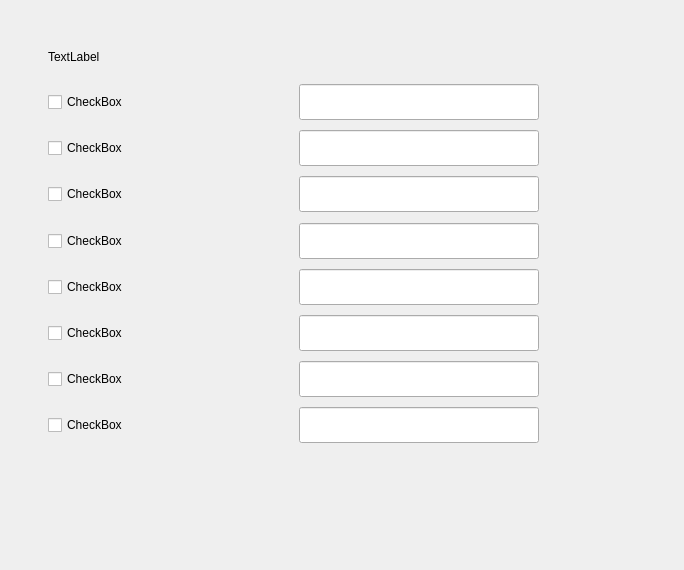
<?xml version="1.0" encoding="UTF-8"?>
<ui version="4.0">
 <class>WritingSettingWidget</class>
 <widget class="QWidget" name="WritingSettingWidget">
  <property name="geometry">
   <rect>
    <x>0</x>
    <y>0</y>
    <width>684</width>
    <height>570</height>
   </rect>
  </property>
  <property name="windowTitle">
   <string>Form</string>
  </property>
  <widget class="QLabel" name="writingLabel">
   <property name="geometry">
    <rect>
     <x>48</x>
     <y>45</y>
     <width>150</width>
     <height>23</height>
    </rect>
   </property>
   <property name="minimumSize">
    <size>
     <width>150</width>
     <height>23</height>
    </size>
   </property>
   <property name="maximumSize">
    <size>
     <width>150</width>
     <height>23</height>
    </size>
   </property>
   <property name="text">
    <string>TextLabel</string>
   </property>
  </widget>
  <widget class="QCheckBox" name="useCursorHotkeyCheckBox">
   <property name="geometry">
    <rect>
     <x>48</x>
     <y>84</y>
     <width>200</width>
     <height>36</height>
    </rect>
   </property>
   <property name="minimumSize">
    <size>
     <width>200</width>
     <height>36</height>
    </size>
   </property>
   <property name="maximumSize">
    <size>
     <width>200</width>
     <height>36</height>
    </size>
   </property>
   <property name="text">
    <string>CheckBox</string>
   </property>
  </widget>
  <widget class="QCheckBox" name="usePencilHotkeyCheckBox">
   <property name="geometry">
    <rect>
     <x>48</x>
     <y>130</y>
     <width>200</width>
     <height>36</height>
    </rect>
   </property>
   <property name="minimumSize">
    <size>
     <width>200</width>
     <height>36</height>
    </size>
   </property>
   <property name="maximumSize">
    <size>
     <width>200</width>
     <height>36</height>
    </size>
   </property>
   <property name="text">
    <string>CheckBox</string>
   </property>
  </widget>
  <widget class="QCheckBox" name="useHighlightHotkeyCheckBox">
   <property name="geometry">
    <rect>
     <x>48</x>
     <y>176</y>
     <width>200</width>
     <height>36</height>
    </rect>
   </property>
   <property name="minimumSize">
    <size>
     <width>200</width>
     <height>36</height>
    </size>
   </property>
   <property name="maximumSize">
    <size>
     <width>200</width>
     <height>36</height>
    </size>
   </property>
   <property name="text">
    <string>CheckBox</string>
   </property>
  </widget>
  <widget class="QCheckBox" name="useLineHotkeyCheckBox">
   <property name="geometry">
    <rect>
     <x>48</x>
     <y>223</y>
     <width>200</width>
     <height>36</height>
    </rect>
   </property>
   <property name="minimumSize">
    <size>
     <width>200</width>
     <height>36</height>
    </size>
   </property>
   <property name="maximumSize">
    <size>
     <width>200</width>
     <height>36</height>
    </size>
   </property>
   <property name="text">
    <string>CheckBox</string>
   </property>
  </widget>
  <widget class="QCheckBox" name="useArrowLineHotkeyCheckBox">
   <property name="geometry">
    <rect>
     <x>48</x>
     <y>269</y>
     <width>200</width>
     <height>36</height>
    </rect>
   </property>
   <property name="minimumSize">
    <size>
     <width>200</width>
     <height>36</height>
    </size>
   </property>
   <property name="maximumSize">
    <size>
     <width>200</width>
     <height>36</height>
    </size>
   </property>
   <property name="text">
    <string>CheckBox</string>
   </property>
  </widget>
  <widget class="QCheckBox" name="useNumberingHotkeyCheckBox">
   <property name="geometry">
    <rect>
     <x>48</x>
     <y>315</y>
     <width>200</width>
     <height>36</height>
    </rect>
   </property>
   <property name="minimumSize">
    <size>
     <width>200</width>
     <height>36</height>
    </size>
   </property>
   <property name="maximumSize">
    <size>
     <width>200</width>
     <height>36</height>
    </size>
   </property>
   <property name="text">
    <string>CheckBox</string>
   </property>
  </widget>
  <widget class="QCheckBox" name="useEraserHotkeyCheckBox">
   <property name="geometry">
    <rect>
     <x>48</x>
     <y>361</y>
     <width>200</width>
     <height>36</height>
    </rect>
   </property>
   <property name="minimumSize">
    <size>
     <width>200</width>
     <height>36</height>
    </size>
   </property>
   <property name="maximumSize">
    <size>
     <width>200</width>
     <height>36</height>
    </size>
   </property>
   <property name="text">
    <string>CheckBox</string>
   </property>
  </widget>
  <widget class="HotkeyLineEdit" name="cursorHotkeyLineEdit">
   <property name="geometry">
    <rect>
     <x>299</x>
     <y>84</y>
     <width>240</width>
     <height>36</height>
    </rect>
   </property>
   <property name="minimumSize">
    <size>
     <width>240</width>
     <height>36</height>
    </size>
   </property>
   <property name="maximumSize">
    <size>
     <width>240</width>
     <height>36</height>
    </size>
   </property>
  </widget>
  <widget class="HotkeyLineEdit" name="pencilHotkeyLineEdit">
   <property name="geometry">
    <rect>
     <x>299</x>
     <y>130</y>
     <width>240</width>
     <height>36</height>
    </rect>
   </property>
   <property name="minimumSize">
    <size>
     <width>240</width>
     <height>36</height>
    </size>
   </property>
   <property name="maximumSize">
    <size>
     <width>240</width>
     <height>36</height>
    </size>
   </property>
  </widget>
  <widget class="HotkeyLineEdit" name="highlightHotkeyLineEdit">
   <property name="geometry">
    <rect>
     <x>299</x>
     <y>176</y>
     <width>240</width>
     <height>36</height>
    </rect>
   </property>
   <property name="minimumSize">
    <size>
     <width>240</width>
     <height>36</height>
    </size>
   </property>
   <property name="maximumSize">
    <size>
     <width>240</width>
     <height>36</height>
    </size>
   </property>
  </widget>
  <widget class="HotkeyLineEdit" name="lineHotkeyLineEdit">
   <property name="geometry">
    <rect>
     <x>299</x>
     <y>223</y>
     <width>240</width>
     <height>36</height>
    </rect>
   </property>
   <property name="minimumSize">
    <size>
     <width>240</width>
     <height>36</height>
    </size>
   </property>
   <property name="maximumSize">
    <size>
     <width>240</width>
     <height>36</height>
    </size>
   </property>
  </widget>
  <widget class="HotkeyLineEdit" name="arrowLineHotkeyLineEdit">
   <property name="geometry">
    <rect>
     <x>299</x>
     <y>269</y>
     <width>240</width>
     <height>36</height>
    </rect>
   </property>
   <property name="minimumSize">
    <size>
     <width>240</width>
     <height>36</height>
    </size>
   </property>
   <property name="maximumSize">
    <size>
     <width>240</width>
     <height>36</height>
    </size>
   </property>
  </widget>
  <widget class="HotkeyLineEdit" name="numberingHotkeyLineEdit">
   <property name="geometry">
    <rect>
     <x>299</x>
     <y>315</y>
     <width>240</width>
     <height>36</height>
    </rect>
   </property>
   <property name="minimumSize">
    <size>
     <width>240</width>
     <height>36</height>
    </size>
   </property>
   <property name="maximumSize">
    <size>
     <width>240</width>
     <height>36</height>
    </size>
   </property>
  </widget>
  <widget class="HotkeyLineEdit" name="eraserHotkeyLineEdit">
   <property name="geometry">
    <rect>
     <x>299</x>
     <y>361</y>
     <width>240</width>
     <height>36</height>
    </rect>
   </property>
   <property name="minimumSize">
    <size>
     <width>240</width>
     <height>36</height>
    </size>
   </property>
   <property name="maximumSize">
    <size>
     <width>240</width>
     <height>36</height>
    </size>
   </property>
  </widget>
  <widget class="QCheckBox" name="useDeleteAllHotkeyCheckBox">
   <property name="geometry">
    <rect>
     <x>48</x>
     <y>407</y>
     <width>200</width>
     <height>36</height>
    </rect>
   </property>
   <property name="minimumSize">
    <size>
     <width>200</width>
     <height>36</height>
    </size>
   </property>
   <property name="maximumSize">
    <size>
     <width>200</width>
     <height>36</height>
    </size>
   </property>
   <property name="text">
    <string>CheckBox</string>
   </property>
  </widget>
  <widget class="HotkeyLineEdit" name="deleteAllHotkeyLineEdit">
   <property name="geometry">
    <rect>
     <x>299</x>
     <y>407</y>
     <width>240</width>
     <height>36</height>
    </rect>
   </property>
   <property name="minimumSize">
    <size>
     <width>240</width>
     <height>36</height>
    </size>
   </property>
   <property name="maximumSize">
    <size>
     <width>240</width>
     <height>36</height>
    </size>
   </property>
  </widget>
 </widget>
 <customwidgets>
  <customwidget>
   <class>HotkeyLineEdit</class>
   <extends>QLineEdit</extends>
   <header location="global">Ui/Item/HotkeyLineEdit.h</header>
  </customwidget>
 </customwidgets>
 <resources/>
 <connections/>
</ui>
